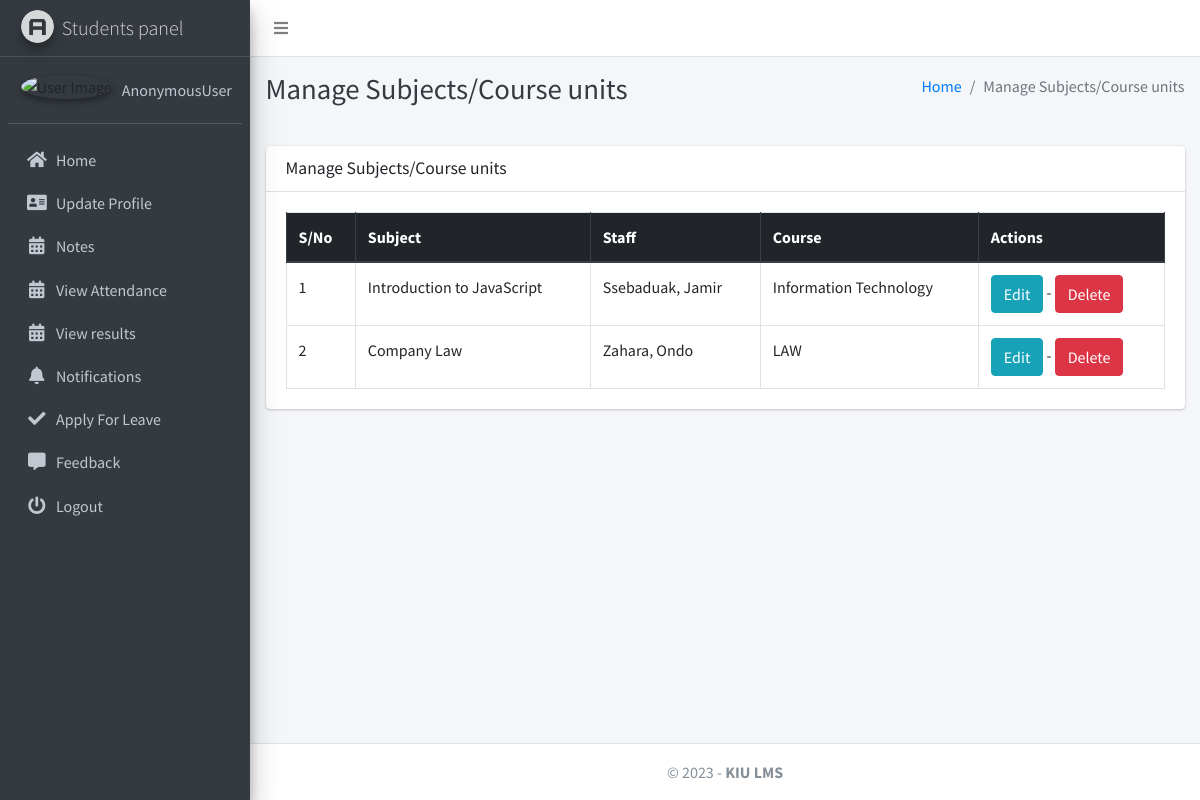
The page /subject/manage/ on the database its author committed.
### studentsmanagementapp/models.py (models this page shows, shortened)
class Subject(models.Model):
    subject_id = models.CharField(max_length=100, unique=True, null=True)
    name = models.CharField(max_length=120)
    slug = models.SlugField(null=True, blank=True)
    staff = models.ForeignKey(Staff,on_delete=models.CASCADE,)
    course = models.ForeignKey(Course, on_delete=models.CASCADE)
    updated_at = models.DateTimeField(auto_now=True)
    created_at = models.DateTimeField(auto_now_add=True)
    standard = models.ForeignKey(Standard, on_delete=models.CASCADE, null=True, related_name='subjects')
    image = models.ImageField(upload_to="notes", blank=True, verbose_name='Subject Image')
    description = models.TextField(max_length=500,blank=True)
    video = models.FileField(upload_to="notes",verbose_name="Video", blank=True, null=True)
    ppt = models.FileField(upload_to="notes",verbose_name="Presentations", blank=True)
    Notes = models.FileField(upload_to="notes",verbose_name="Notes", blank=True)

class Staff(models.Model):
    course = models.ForeignKey(Course, on_delete=models.DO_NOTHING, null=True, blank=False)
    admin = models.OneToOneField(CustomUser, on_delete=models.CASCADE)

class CustomUser(AbstractUser):
    USER_TYPE = ((1, "HOD"), (2, "Staff"), (3, "Student"))
    GENDER = [("M", "Male"), ("F", "Female")]
    username = None  # Removed username, using email instead
    email = models.EmailField(unique=True)
    user_type = models.CharField(default=1, choices=USER_TYPE, max_length=1)
    gender = models.CharField(max_length=1, choices=GENDER)
    profile_pic = models.ImageField(null=True)
    address = models.TextField()
    fcm_token = models.TextField(default="")  # For firebase notifications
    created_at = models.DateTimeField(auto_now_add=True)
    updated_at = models.DateTimeField(auto_now=True)
    USERNAME_FIELD = "email"
    REQUIRED_FIELDS = []
    objects = CustomUserManager()
    def __str__(self):
        return self.last_name + ", " + self.first_name

class Course(models.Model):
    name = models.CharField(max_length=120)
    created_at = models.DateTimeField(auto_now_add=True)
    updated_at = models.DateTimeField(auto_now=True)

### studentsmanagementapp/hod_views.py (the view)
# urls.py: path("subject/manage/", hod_views.manage_subject, name='manage_subject'),
def manage_subject(request):
    subjects = Subject.objects.all()
    context = {
        'subjects': subjects,
        'page_title': 'Manage Subjects/Course units'
    }
    return render(request, "hod_template/manage_subject.html", context)

### studentsmanagementapp/templates/hod_template/manage_subject.html
{% extends 'main_app/base.html' %}
{% load static %}
{% block page_title %}{{page_title}}{% endblock page_title %}
{% block content %}
<section class="content">
    <div class="container-fluid">
        <div class="row">
            <div class="col-md-12">
                <div class="card">
                    <div class="card-header">
                        <h3 class="card-title">{{page_title}}</h3>
                    </div>
                    <div class="card-body">
                        <table id="example2" class="table table-bordered table-hover">
                            <thead class="thead-dark">
                                <tr>
                                    <th>S/No</th>
                                    <th>Subject</th>
                                    <th>Staff</th>
                                    <th>Course</th>
                                    <th>Actions</th>
                                </tr>
                            </thead>
                            <tbody>
                                {% for subject in subjects %}
                                <tr>
                                    <td>{{ forloop.counter }}</td>
                                    <td>{{subject.name}}</td>
                                    <td>{{subject.staff.admin}}</td>
                                    <td>{{subject.course.name}}</td>
                                    <td>
                                        <a href="{% url 'edit_subject' subject.id %}" class="btn btn-info">Edit</a> -
                                        <a href="{% url 'delete_subject' subject.id %}" onclick="return confirm('Are you sure you want to delete this ?')" class="btn btn-danger">Delete</a>
                                    </td>
                                </tr>
                                {% endfor %}
                            </tbody>
                        </table>
                    </div>
                </div>
            </div>
        </div>
    </div>
</section>
{% endblock content %}

### rows shown on the page
Subject: name "Introduction to JavaScript", staff.admin "Ssebaduak, Jamir", course.name "Information Technology"
Subject: name "Company Law", staff.admin "Zahara, Ondo", course.name "LAW"

### other values the page prints
{{ user }} "AnonymousUser"
{{ page_title }} "Manage Subjects/Course units"
